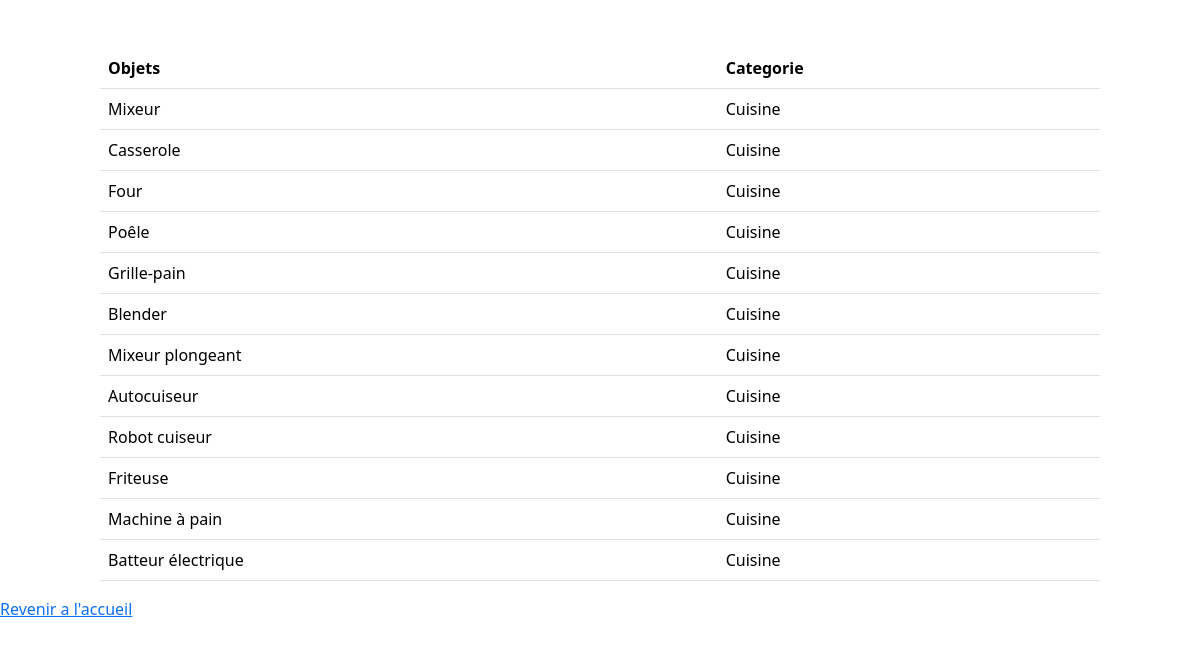
Screenshot of /pages/filtre.php?ind=4 with the database file from the repository.
### tables this page shows
create table objet(
    id_objet int primary key auto_increment,
    nom_objet varchar(50),
    id_categorie int,
    id_membre int
);

create table categorie_objet(
    id_categorie int primary key auto_increment,
    nom_categorie varchar(100)
);

### inc/connexion.php (called while the page is built, shortened)
<?php
function dbconnect()
{
    static $connect = null;
    if ($connect === null) {
        $connect = mysqli_connect('localhost', 'root', '', 'emprunt');
        mysqli_set_charset($connect, 'utf8mb4');
    }
    return $connect;
} ?>

### inc/functions.php (called while the page is built, shortened)
<?php
require("connexion.php");
function objets_filtre($choix)
{
    $sql = "select * from objet join categorie_objet
    on objet.id_categorie=categorie_objet.id_categorie
    where objet.id_categorie=$choix";
    $donnee = mysqli_query(dbconnect(), $sql);
    while ($pub = mysqli_fetch_assoc($donnee))
    {
        $result[] = $pub;
    }
    return $result;
}
?>

### pages/filtre.php (the view, shortened to what this page needs)
<?php
include("../inc/functions.php");
$indice = $_GET['ind'];
$filtre = objets_filtre($indice);
?>
<!DOCTYPE html>
<html lang="en">
<head>
    <link href="../assets/css/bootstrap.min.css" rel="stylesheet">
</head>
<body>
    <div class="col-lg-10 offset-1">
        <table class="table table-hover mt-5">
            <tr>
                <td><strong>Objets</strong> </td>
                <td><strong>Categorie</strong> </td>
            </tr>
            <?php foreach ($filtre as $f) { ?>
                <tr>
                    <td><?= $f['nom_objet'] ?></td>
                    <td><?= $f['nom_categorie'] ?></td>
                </tr>
            <?php } ?>
        </table>
    </div>
    <a href="accueil.php">Revenir a l'accueil</a>
</body>
</html>

### rows the page displays
objet: nom_objet "Mixeur", id_categorie.nom_categorie "Cuisine"
objet: nom_objet "Casserole", id_categorie.nom_categorie "Cuisine"
objet: nom_objet "Four", id_categorie.nom_categorie "Cuisine"
objet: nom_objet "Poêle", id_categorie.nom_categorie "Cuisine"
objet: nom_objet "Grille-pain", id_categorie.nom_categorie "Cuisine"
objet: nom_objet "Blender", id_categorie.nom_categorie "Cuisine"
objet: nom_objet "Mixeur plongeant", id_categorie.nom_categorie "Cuisine"
objet: nom_objet "Autocuiseur", id_categorie.nom_categorie "Cuisine"
objet: nom_objet "Robot cuiseur", id_categorie.nom_categorie "Cuisine"
objet: nom_objet "Friteuse", id_categorie.nom_categorie "Cuisine"
objet: nom_objet "Machine à pain", id_categorie.nom_categorie "Cuisine"
objet: nom_objet "Batteur électrique", id_categorie.nom_categorie "Cuisine"
